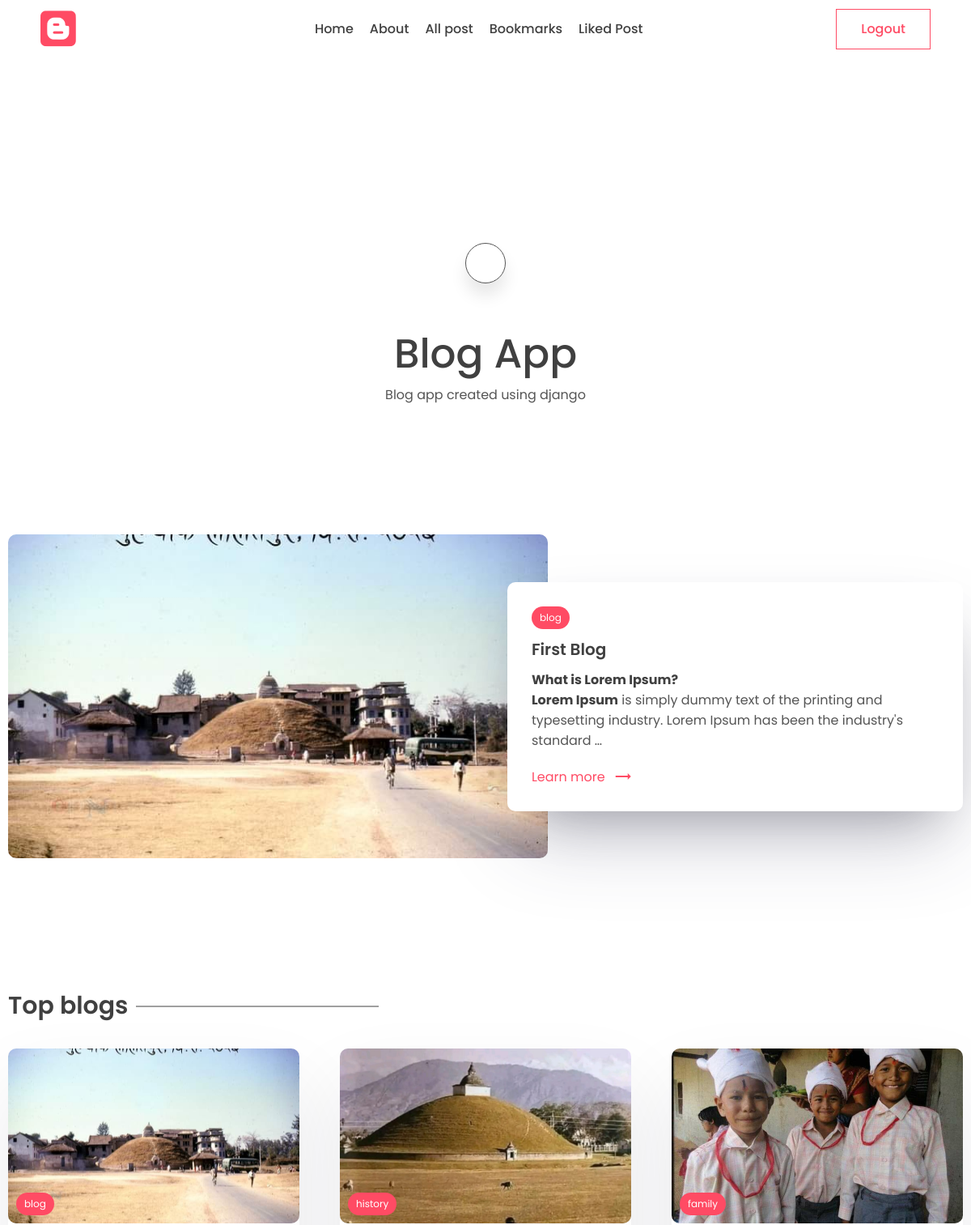
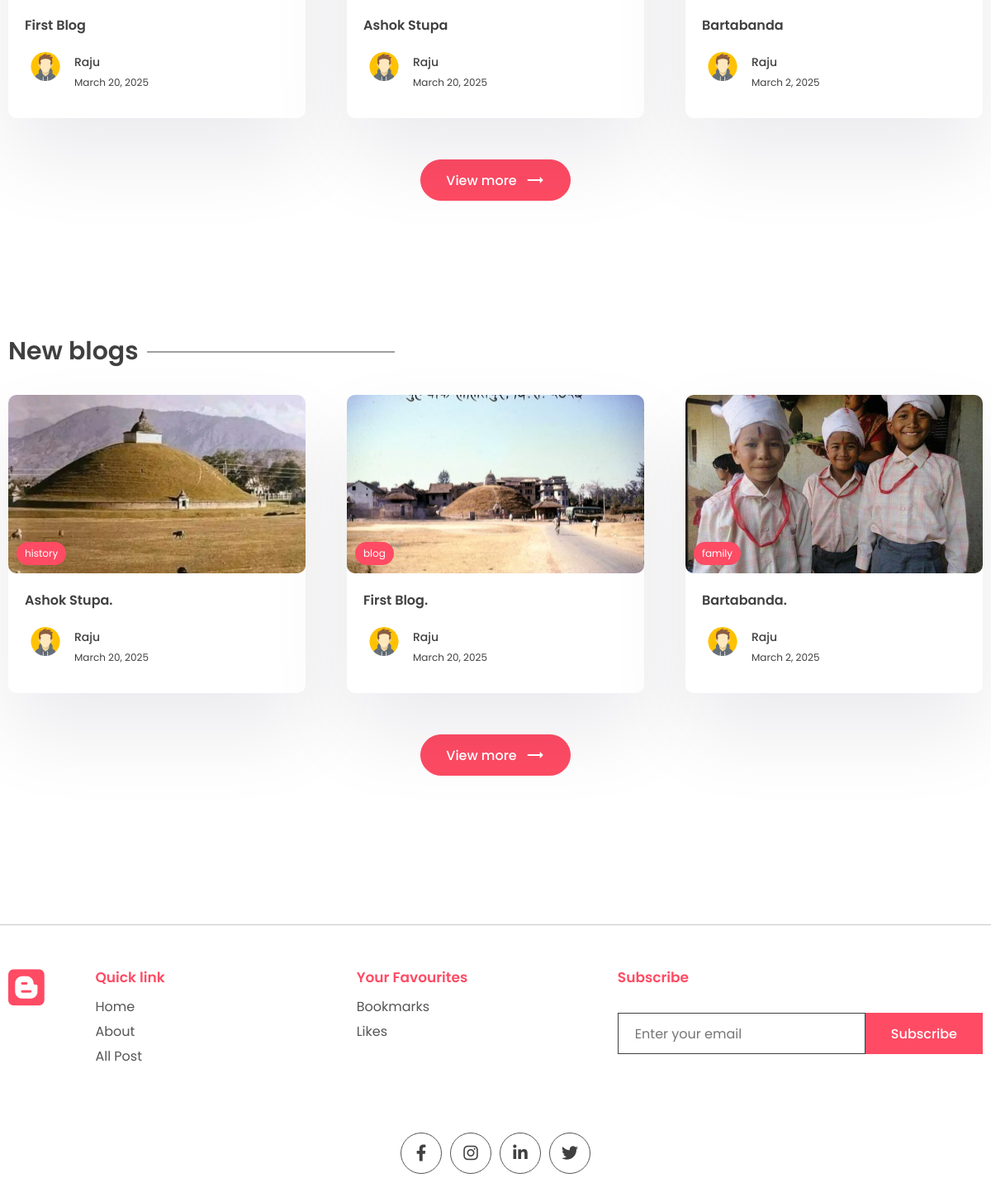
The app's page / (signed in) with its own data (2 pictures, top to bottom).
### app/models.py (models this page shows, shortened)
class WebsiteMeta(models.Model):
    title = models.CharField(max_length=200)
    description = models.CharField(max_length=500)
    about = models.TextField()

class Post(models.Model):
    title = models.CharField(max_length=200)
    content = models.TextField()
    last_updated = models.DateTimeField(auto_now=True)
    slug = models.SlugField(max_length=200, unique=True)
    image = models.ImageField(null=True, blank=True, upload_to="images/")
    tags = models.ManyToManyField(Tag, blank=True, related_name='post')
    view_count = models.IntegerField(null=True, blank=True)
    author = models.ForeignKey(User, on_delete=models.CASCADE, null=True, blank=True)
    is_featured = models.BooleanField(default=False)
    bookmarks =models.ManyToManyField(User, related_name="bookmarks", default=None, blank=True)
    likes = models.ManyToManyField(User, related_name="likes", default=None, blank=True)

class Tag(models.Model):
    name = models.CharField(max_length=100)
    description = models.CharField(max_length=100)
    slug = models.SlugField(max_length=100, unique=True)

class Profile(models.Model):
    user = models.OneToOneField(User, on_delete=models.CASCADE)
    profile_image = models.ImageField(null=True, blank=True, upload_to="images/")
    slug = models.SlugField(max_length=200, unique=True)
    bio = models.CharField(max_length=200)

### app/views.py (the view, shortened to what this page needs)
# urls.py: path('', views.index, name='index'),
def index(request):
    posts = Post.objects.all()
    new_posts = posts.order_by('-last_updated')[0:3]
    top_posts = posts.order_by('-view_count')[0:3]
    featured_blog = Post.objects.filter(is_featured = True)
    subscribe_form = SubscribeForm()
    subscribe_success = None
    website_info = None
    if featured_blog:
        featured_blog = featured_blog[0]
    if WebsiteMeta.objects.all().exists():
        website_info = WebsiteMeta.objects.all()[0]
    context = {'posts':posts, 'top_posts':top_posts, 'website_info':website_info, 'new_posts':new_posts, 'subscribe_form':subscribe_form, 'subscribe_success':subscribe_success, 'featured_blog':featured_blog }
    return render(request, 'app/index.html', context)

### app/forms.py
class SubscribeForm(forms.ModelForm):
    class Meta:
        model = Subscribe
        fields = '__all__'
        labels = {'email':_('')}
    def __init__(self, *args, **kwargs):
        super().__init__(*args, **kwargs)
        self.fields['email'].widget.attrs['placeholder'] = "Enter your email"

### app/templates/app/index.html (shortened to what this page needs)
{% extends "base.html" %}
{% block content %}
    <main class="sp">
      <div class="container">
        <center>
          <div class="search-bar">
            <a href="{% url "search" %}" class="animated-search" onclick="searchbar()">
            </a>
          </div>
          <div class="typo">
            {% if website_info.title %}
              <h1 class="title">{{website_info.title}}</h1>
            {% else %}
              <h1 class="title">Website blog title</h1>
            {% endif %}
            {% if website_info.description %}
            <p>{{website_info.description}}</p>
            {% else %}
            <p>
              Lorem ipsum began as scrambled, nonsensical Latin derived from
              Cicero's 1st-century BC text De Finibus Bonorum et Malorum.
            </p>
            {% endif %}
          </div>
        </center>
      </div>
    </main>
    {% if featured_blog %}
    <section class="sp">
      <div class="container">
        <a href="{% url "post_page" featured_blog.slug %}">
          <div class="grid-2">
            <div class="post-img">
              <img src="{{featured_blog.image.url}}" alt="" />
            </div>
            <div class="post-content">
              <div class="cetagory">
                <p>{{featured_blog.tags.all.0.name}}</p>
              </div>
              <h1>
                {{featured_blog.title}}
              </h1>
              <p class="des">
                {{featured_blog.content|truncatechars:200|safe}}
              </p>
              <a class="learn" href="{% url "post_page" featured_blog.slug %}"
                >Learn more <span class="material-icons"> trending_flat </span></a
              >
            </div>
          </div>
        </a>
      </div>
    </section>
    {% endif %}
    <section class="sp">
      <div class="container">
        <h1 class="sec-title">Top blogs</h1>
        <div class="grid-3">
            {% for post in top_posts %}
            <a href="{% url "post_page" post.slug%}">
              <div class="card">
                <div class="post-img">
                  <img src="{{post.image.url}}" alt="" />
                  <div class="tag">{{post.tags.all.0.name}}</div>
                </div>
                <div class="card-content">
                  <h3>
                    {{post.title}}
                  </h3>
                  <div class="author">
                    <div class="profile-pic">
                      <img src="{{post.author.profile.profile_image.url}}" alt="" />
                    </div>
                    <div class="details">
                      <p>{{post.author.first_name}}</p>
                      <small>{{post.last_updated|date}}</small>
                    </div>
                  </div>
                </div>
              </div>
            </a>
            {% empty %}
            <p>Nothing to show here</p>
            {% endfor %}
        </div>
        <center>
          <a href="{% url "all_post" %}"><button class="btn btn-primary rounded view">
            View more <span class="material-icons"> trending_flat </span>
          </button></a>
        </center>
      </div>
    </section>
    <section class="sp">
      <div class="container">
        <h1 class="sec-title">New blogs</h1>
        <div class="grid-3">
            {% for post in new_posts %}
            <a href="{% url "post_page" post.slug%}">
              <div class="card">
                <div class="post-img">
                  <img src="{{post.image.url}}" alt="" />
                  <div class="tag">{{post.tags.all.0.name}}</div>
                </div>
                <div class="card-content">
                  <h3>
                    {{post.title}}.
                  </h3>
                  <div class="author">
                    <div class="profile-pic">
                      <img src="{{post.author.profile.profile_image.url}}" alt="" />
                    </div>
                    <div class="details">
                      <p>{{post.author.first_name}}</p>
                      <small>{{post.last_updated|date}}</small>
                    </div>
                  </div>
                </div>
              </div>
            </a>
            {% empty %}
             <p>Nothing to show here</p>
            {% endfor %}
        </div>
        <center>
          <a href="{% url "all_post" %}"><button class="btn btn-primary rounded view">
            View more <span class="material-icons"> trending_flat </span>
          </button></a>
        </center>
      </div>
    </section>
{% endblock content %}

### app/static/app/style.css (style rules this page uses)
* { margin: 0; padding: 0; box-sizing: border-box; text-decoration: none; border: none; outline: none; list-style: none; font-family: "Poppins", sans-serif; color: var(--black); }
:root { --red: #ff4b64; --black: #404040; --des: #555555; --shadow: #ffffff1a 0px 1px 1px 0px inset, #32325d40 0px 50px 100px -20px, #0000004d 0px 30px 60px -30px; --shadow2: rgba(17, 12, 46, 0.084) 0px 48px 100px 0px; }
html { font-size: 62.5%; }
[class*="grid"] { display: grid; }
img { width: 100%; }
.container { max-width: 1220px; margin: auto; padding: 0 10px; }
p, a { font-size: 1.6rem; color: var(--des); }
.btn { cursor: pointer; height: 5rem; padding: 0 3rem; font-size: 1.6rem; font-weight: 500; border: 1px solid var(--red); display: flex; align-items: center; justify-content: center; gap: 1rem; }
.btn span { color: white; }
.btn-primary { background: var(--red); color: white; }
.rounded { border-radius: 5rem; }
.search-bar, .animated-search { width: 5rem; aspect-ratio: 1/1; border: 1px solid var(--des); border-radius: 50%; display: flex; align-items: center; justify-content: center; background: white; box-shadow: 0 15px 20px #00000018; cursor: pointer; margin-top: 10rem; z-index: 2; }
.search-bar { box-shadow: unset; border: none; }
.search-bar .animated-search { margin-top: 0; }
.typo { width: 50%; margin-top: 5rem; }
.title { font-size: 5rem; font-weight: 500; }
.sp { padding: 8rem 0; }
.grid-2 { grid-template-columns: 1.3fr 1fr; align-items: center; }
.post-img { height: 40rem; width: 100%; overflow: hidden; border-radius: 1rem; }
.post-img img { height: 100%; object-fit: cover; object-position: center; }
.post-content { position: relative; left: -5rem; background: white; border-radius: 1rem; padding: 3rem; box-shadow: var(--shadow); width: calc(100% + 5rem); }
.post-content h1 { font-size: 2rem; font-weight: 600; margin: 1rem 0; }
.cetagory { background: var(--red); width: fit-content; border-radius: 5rem; padding: 0.5rem 1rem; }
.cetagory p { color: white; font-size: 1.2rem; }
.learn { display: flex; align-items: center; gap: 1rem; color: var(--red); margin-top: 2rem; }
.learn span { color: #ff4b64; }
.sec-title { font-size: 3rem; font-weight: 600; position: relative; width: fit-content; margin-bottom: 3rem; }
.sec-title::after { content: ""; position: absolute; right: -31rem; height: 1px; width: 30rem; background: var(--black); top: 50%; transform: translateY(-50%); }
.grid-3 { grid-template-columns: repeat(3, 1fr); gap: 5rem; }
.card { background: white; box-shadow: var(--shadow2); border-radius: 1rem; cursor: pointer; transition: 0.3s; }
.post-img { position: relative; }
.tag { position: absolute; bottom: 1rem; left: 1rem; background: var(--red); color: white; border-radius: 5rem; padding: 0.5rem 1rem; font-size: 1.2rem; }
.card-content { padding: 2rem; padding-bottom: 3rem; }
.card h3 { font-size: 1.6rem; font-weight: 600; }
.card .post-img { width: 100%; height: unset; aspect-ratio: 1/0.6; }
.author { display: flex; align-items: center; gap: 1rem; margin-top: 2rem; }
.profile-pic { width: 5rem; aspect-ratio: 1/1; border-radius: 50%; overflow: hidden; }
.author p { color: var(--black); font-weight: 500; font-size: 1.4rem; }
.author small { color: var(--black); font-size: 1.2rem; }
.view { margin-top: 5rem; }
main { padding-top: 10rem !important; }

### records on screen
WebsiteMeta: title "Blog App", description "Blog app created using django"
Post: image (picture), tags.all.0.name "blog", title "First Blog", content "What is Lorem Ipsum? Lorem Ipsum is simply dummy text of the printing and typesetting industry. Lorem Ipsum has been the industry's standard …", author.profile.profile_image (picture), author.first_name "Raju", last_updated "March 20, 2025"
Post: image (picture), tags.all.0.name "history", title "Ashok Stupa", author.profile.profile_image (picture), author.first_name "Raju", last_updated "March 20, 2025"
Post: image (picture), tags.all.0.name "family", title "Bartabanda", author.profile.profile_image (picture), author.first_name "Raju", last_updated "March 2, 2025"
